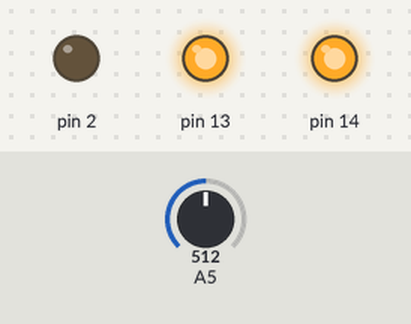
Bench run of a sketch on a simulated Arduino Uno, built with avr-gcc and run on an emulated ATmega328P. On the bench: output pins drawn as LEDs (lit = HIGH). The test bench sets the inputs (shaded band); at power-on: A5 = 512.

Above: at 0.8 s.
0.9 s: A5 set to 497
At 1.9 s:
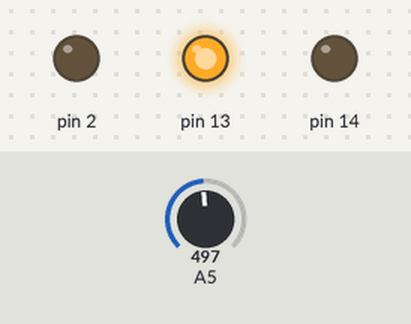
2.4 s: A5 set to 262
3.9 s: A5 set to 238
At 4.3 s:
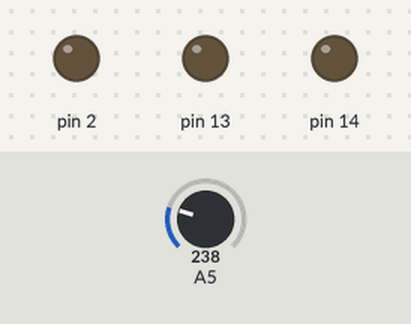
5.4 s: A5 set to 778
At 6.6 s:
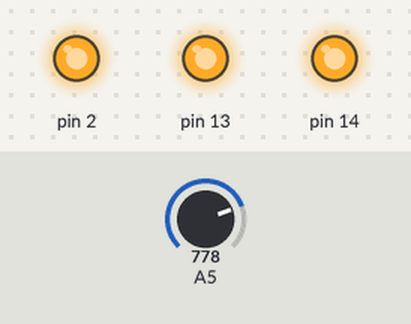
6.9 s: A5 set to 749
At 7.6 s:
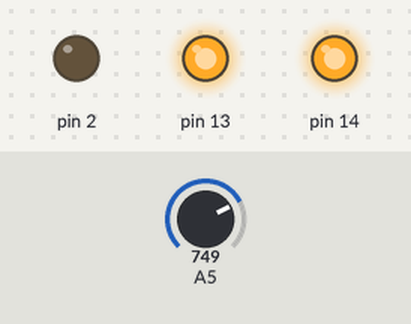
8.4 s: A5 set to 900
At 8.7 s:
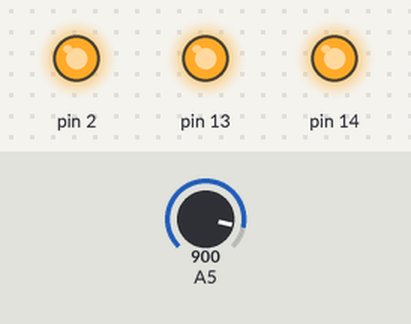
Timing chart, 0 to 10.9 s (numbered marks = the images above; inputs shaded):
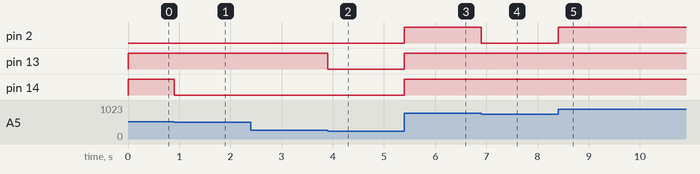

The sketch:

main.ino
```cpp
#define F_CPU 16000000UL

#include <avr/io.h>

void ADC_init() {
    ADCSRA |= (1 << ADEN)                                            //Вмикаємо АЦП
              | (1 << ADPS2) | (1 << ADPS1) | (1 << ADPS0);                        //Дільник 128
    ADMUX |= (1 << REFS0);                                        //Внутрішній ДОН
    ADMUX |= (1 << MUX0) | (1 << MUX2);                                //вхід ADC5(PC5);
}

uint16_t ADC_read() {                                            //Функція для читання та перетворення АЦП
    ADCSRA |= (1 << ADSC);                                        //Початок перетворення
    while (ADCSRA & (1 << ADSC));                                //Доки перетворення не завершено
    return ADC;
}

int main(void) {
    DDRB |= (1 << DDB5);                                            //Встановлюю пін PB5=D13 на ВИХІД
    DDRC |= (1 << DDC0);                                            //Встановлюю пін PC0=A0 на ВИХІД
    DDRD |= (1 << DDD2);                                            //Встановлюю пін PD2=D2 на ВИХІД
    TCCR1A |= (1 << WGM11) | (1 << WGM10);                            //3 режим - PWM Phase Correct, 10-bit
    TCCR1B |= (1 << CS11) | (1 << CS10);                            //дільник 64
    TCCR1A |= (1 << COM1A1);                                        //Неінвертований ШИМ на каналі А
    ADC_init();
    while (1) {
        OCR1A = ADC_read();                                     //Зчитую перетворене значення і записую в регістр порівняння OCR1A
        if (OCR1A >= 0 && OCR1A < 256) {                         //Якщо значення в діапазоні 0-255
            PORTB &= ~(1 << PORTB5);                              //
            PORTC &= ~(1 << PORTC0);                              //Вимикаємо всі 3 світлодіоди
            PORTD &= ~(1 << PORTD2);                              //
        } else if (OCR1A >= 256 && OCR1A < 512) {                //Інакше якщо значення в діапазоні 256-511
            PORTB |= (1 << PORTB5);                               //
            PORTC &= ~(1 << PORTC0);                              //Вмикаємо 1 та вимикаємо 2 і 3 світлодіоди
            PORTD &= ~(1 << PORTD2);                              //
        } else if (OCR1A >= 512 && OCR1A < 768) {                //Інакше якщо значення в діапазоні 512-767
            PORTB |= (1 << PORTB5);                               //
            PORTC |= (1 << PORTC0);                               //Вмикаємо 1 та 2 світлодіоди і вимикаємо 3
            PORTD &= ~(1 << PORTD2);                              //
        } else {                                                //Інакше значення в діапазоні 768-1023
            PORTB |= (1 << PORTB5);                               //
            PORTC |= (1 << PORTC0);                               //Вмикаємо всі 3 світлодіоди
            PORTD |= (1 << PORTD2);                               //
        }
    }
}
```

Measured:
- the behaviour switches between 512 and 511 on A5 (found by bisection; images 0 and 1)
- the behaviour switches between 256 and 255 on A5 (found by bisection; images 1 and 2)
- the behaviour switches between 768 and 767 on A5 (found by bisection; images 3 and 4)
- after the input at 0.9 s, pin 14: HIGH → LOW at once
- after the input at 2.4 s, every drawn part: stays the same
- after the input at 3.9 s, pin 13: HIGH → LOW at once
- after the input at 5.4 s, pin 2, pin 13, pin 14: LOW → HIGH at once
- after the input at 6.9 s, pin 2: HIGH → LOW at once
- after the input at 8.4 s, pin 2: LOW → HIGH at once
